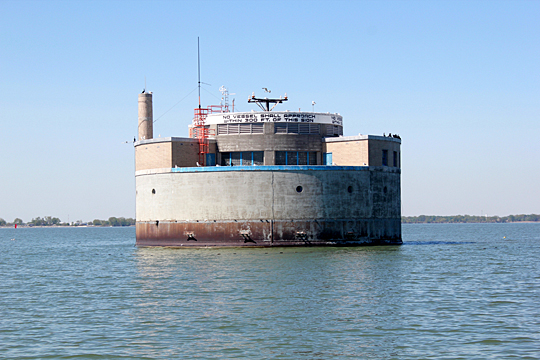
#> input picture assets/reference/toledo_water_intake_crib.jpg, 540 x 360 px
$ python build_spread_2_3_toledo_crib.py
#> lines starting #> are read from the running program, lines starting #| are printed output that depends on the picture
"""Build the Toledo water-intake crib 2.3 four-panel spread.

The geometry in panels B and C is intentionally approximate and inferred from
assets/reference/toledo_water_intake_crib.jpg.  Coordinates are used only as
locational evidence; the legacy GLOS point is never used to place geometry.
"""

from __future__ import annotations

import json
import math
import sys
from datetime import date
from pathlib import Path

import matplotlib

matplotlib.use("Agg")
import matplotlib.patches as patches
import matplotlib.pyplot as plt
import numpy as np
from PIL import Image, ImageDraw, ImageFont

try:
    import atlas_ph2_3_common as common
except ImportError:  # pragma: no cover - direct invocation supplies this path
    common = None


ROOT = Path(__file__).resolve().parents[3]
OUTPUT_DIR = ROOT / "outputs" / "atlas" / "prototypes" / "2_3_toledo_crib"
REFERENCE_PATH = ROOT / "assets" / "reference" / "toledo_water_intake_crib.jpg"
PHYSICAL_CRIB = {"latitude": 41.699444, "longitude": -83.259167}
LEGACY_GLOS = {"latitude": 41.674960, "longitude": -83.307900}

# The common module is the project-level home for shared atlas conventions.  A
# few releases expose optional constants; these fallbacks keep this builder
# usable with the current untracked common module without inventing dimensions.
def common_value(name: str, fallback):
    if common is None:
        return fallback
    return getattr(common, name, fallback)


WATER = common_value("WATER_COLOR", "#9bc9d6")
DARK_WATER = common_value("DARK_WATER_COLOR", "#4f899d")
INK = common_value("INK_COLOR", "#1e2933")
ACCENT = common_value("ACCENT_COLOR", "#d36c3f")
RETROFIT = common_value("RETROFIT_COLOR", "#7d4e9b")
PALE = common_value("PANEL_COLOR", "#f4f0e8")
LOCATOR_WINDOW = common_value("LOCATOR_WINDOW", (-83.36, 41.63, -83.21, 41.73))
MONITORING_POINTS = common_value("MONITORING_POINTS", [])


# [11 lines left out: function _font, not called in this run]


def _save_figure(fig: plt.Figure, path: Path) -> None:
    fig.savefig(path, dpi=150, facecolor=PALE)
    plt.close(fig)


def _panel_base(title: str, kicker: str, code: str):
    fig = plt.figure(figsize=(12, 8), facecolor=PALE)
    ax = fig.add_axes([0, 0, 1, 1])
    ax.set_xlim(0, 1)
    ax.set_ylim(0, 1)
    ax.axis("off")
    ax.text(0.055, 0.91, code, color=ACCENT, fontsize=12, fontweight="bold", family="DejaVu Sans")
    ax.text(0.055, 0.855, title, color=INK, fontsize=25, fontweight="bold", family="DejaVu Sans")
    ax.text(0.055, 0.815, kicker, color="#52616b", fontsize=10, family="DejaVu Sans")
    ax.plot([0.055, 0.945], [0.78, 0.78], color="#c4bbb0", lw=1)
    return fig, ax


def _water_plane(ax, y0=0.13, y1=0.70):
    ax.add_patch(patches.Rectangle((0.055, y0), 0.89, y1 - y0, facecolor=WATER, edgecolor="none", zorder=0))
    for i in range(9):
        y = y0 + 0.035 + i * (y1 - y0 - 0.07) / 8
        xs = np.linspace(0.08, 0.92, 220)
        ys = y + 0.006 * np.sin(xs * 55 + i * 0.9)
        ax.plot(xs, ys, color="#78afbd", lw=0.55, alpha=0.55, zorder=1)
    ax.text(0.075, y0 + 0.035, "WESTERN LAKE ERIE / WATER PLANE", fontsize=8, color="#477886", family="DejaVu Sans")


def _draw_crib(ax, retrofit: bool = False):
    """Draw the shared approximate base geometry, plus optional additions."""
    # Approximate axonometric body: ellipse-like circular crib, not a survey.
    cx, cy = 0.51, 0.40
    body_w, body_h = 0.34, 0.20
    ax.add_patch(patches.Ellipse((cx, cy), body_w, body_h, facecolor="#89959a", edgecolor=INK, lw=2.0, zorder=5))
    ax.add_patch(patches.Ellipse((cx, cy + 0.015), body_w * 0.87, body_h * 0.52, facecolor="#bac2c2", edgecolor="#596a70", lw=1.3, zorder=6))
    ax.add_patch(patches.Ellipse((cx, cy + 0.018), body_w * 0.67, body_h * 0.30, facecolor="#59666a", edgecolor="#2e3d42", lw=1, zorder=7))
    # Low superstructure and roof equipment massing.
    ax.add_patch(patches.Polygon([(0.415, 0.47), (0.605, 0.47), (0.575, 0.60), (0.445, 0.60)], facecolor="#d0d0c7", edgecolor=INK, lw=1.6, zorder=8))
    ax.add_patch(patches.Polygon([(0.445, 0.60), (0.575, 0.60), (0.605, 0.635), (0.415, 0.635)], facecolor="#e5e0d6", edgecolor=INK, lw=1.4, zorder=9))
    ax.add_patch(patches.Rectangle((0.475, 0.60), 0.09, 0.075, facecolor="#747d80", edgecolor=INK, lw=1.2, zorder=10))
    ax.add_patch(patches.Polygon([(0.475, 0.675), (0.565, 0.675), (0.545, 0.715), (0.49, 0.715)], facecolor="#9da4a2", edgecolor=INK, lw=1.1, zorder=11))
    # Access/railing zone.
    for x in np.linspace(0.36, 0.65, 8):
        ax.plot([x, x], [0.46, 0.535], color="#45565b", lw=1, zorder=12)
    ax.plot([0.35, 0.66], [0.535, 0.535], color="#45565b", lw=1.8, zorder=12)
    ax.plot([0.35, 0.66], [0.46, 0.46], color="#45565b", lw=1.1, zorder=12)
    # Sparse inferred support/access members.
    for x in (0.405, 0.615):
        ax.plot([x, x - 0.02], [0.42, 0.29], color="#59666a", lw=2, zorder=4)
    ax.text(0.73, 0.60, "low superstructure", fontsize=8.5, color=INK, family="DejaVu Sans")
    ax.plot([0.72, 0.60], [0.595, 0.60], color=ACCENT, lw=0.9)
    ax.text(0.73, 0.49, "access / railing zone", fontsize=8.5, color=INK, family="DejaVu Sans")
    ax.plot([0.72, 0.64], [0.485, 0.51], color=ACCENT, lw=0.9)
    ax.text(0.73, 0.38, "circular intake body", fontsize=8.5, color=INK, family="DejaVu Sans")
    ax.plot([0.72, 0.65], [0.375, 0.405], color=ACCENT, lw=0.9)

    if retrofit:
        # Restrained additive geometry only; base crib geometry above is byte-
        # for-byte represented by the same drawing code and coordinates.
        ax.plot([0.536, 0.536], [0.71, 0.82], color=RETROFIT, lw=2.2, zorder=15)
        ax.plot([0.51, 0.562], [0.78, 0.78], color=RETROFIT, lw=1.4, zorder=15)
        ax.add_patch(patches.Circle((0.536, 0.825), 0.012, facecolor=RETROFIT, edgecolor=INK, lw=0.8, zorder=16))
        ax.add_patch(patches.Rectangle((0.60, 0.67), 0.075, 0.035, facecolor="#b98bc1", edgecolor=RETROFIT, lw=1.2, zorder=16))
        ax.add_patch(patches.Rectangle((0.625, 0.705), 0.025, 0.018, facecolor=RETROFIT, edgecolor=INK, lw=0.7, zorder=17))
        ax.add_patch(patches.Rectangle((0.42, 0.235), 0.13, 0.05, facecolor="#b98bc1", edgecolor=RETROFIT, lw=1.2, zorder=6))
        ax.plot([0.455, 0.455], [0.285, 0.37], color=RETROFIT, lw=1.8, zorder=13)
        ax.plot([0.478, 0.478], [0.285, 0.37], color=RETROFIT, lw=1.8, zorder=13)
        ax.plot([0.455, 0.478], [0.37, 0.37], color=RETROFIT, lw=1.4, zorder=13)
        ax.add_patch(patches.Arc((0.67, 0.43), 0.13, 0.09, theta1=210, theta2=340, color=RETROFIT, lw=2, zorder=13))
        ax.add_patch(patches.Circle((0.73, 0.415), 0.012, facecolor=RETROFIT, edgecolor=INK, lw=0.7, zorder=14))
        labels = [
            ("sensor mast", 0.70, 0.82, 0.54, 0.80),
            ("communications / data", 0.70, 0.72, 0.64, 0.69),
            ("hardened service module", 0.70, 0.28, 0.55, 0.26),
            ("inspection-drone interface", 0.70, 0.22, 0.70, 0.40),
        ]
        for text, tx, ty, px, py in labels:
            ax.text(tx, ty, text, fontsize=8.2, color=RETROFIT, family="DejaVu Sans")
            ax.plot([tx - 0.01, px], [ty - 0.008, py], color=RETROFIT, lw=0.8, zorder=14)
        ax.text(0.075, 0.715, "ADDITIVE RETROFIT / CONCEPT", fontsize=8, color=RETROFIT, fontweight="bold")


def build_panel_a() -> Path:
    fig, ax = _panel_base("Existing asset / locational evidence", "PHOTO / MAP  ·  E", "2.3A")
    lon_min, lat_min, lon_max, lat_max = LOCATOR_WINDOW
    map_ax = fig.add_axes([0.055, 0.205, 0.48, 0.505])
    map_ax.set_facecolor("#d8e4e2")
    map_ax.set_xlim(lon_min, lon_max)
    map_ax.set_ylim(lat_min, lat_max)
    map_ax.set_xticks(np.linspace(lon_min, lon_max, 3))
    map_ax.set_yticks(np.linspace(lat_min, lat_max, 3))
    map_ax.set_xticklabels([f"{value:.2f}" for value in np.linspace(lon_min, lon_max, 3)], fontsize=7)
    map_ax.set_yticklabels([f"{value:.2f}" for value in np.linspace(lat_min, lat_max, 3)], fontsize=7)
    map_ax.set_xlabel("longitude", fontsize=7, labelpad=1)
    map_ax.set_ylabel("latitude", fontsize=7, labelpad=1)
    map_ax.grid(color="#a3b7b8", lw=0.55, alpha=0.65)
    for spine in map_ax.spines.values():
        spine.set_color("#b5c0bb")
        spine.set_linewidth(1)
    map_ax.set_title("schematic locator / physical-vs-context", loc="left", fontsize=8.5, color=INK, pad=6)
    # These existing schematic strokes provide basin orientation only; the
    # plotted points below carry the locational evidence.
    map_ax.plot([-83.45, -83.05], [41.55, 41.78], color="#a3b7b8", lw=1.2, zorder=2)
    map_ax.plot([-83.39, -83.10], [41.61, 41.73], color="#a3b7b8", lw=0.8, zorder=2)
    for point in MONITORING_POINTS:
        map_ax.scatter(point["lon"], point["lat"], s=24, color="#65737b", marker="o", edgecolor="#f4f1e8", linewidth=0.6, zorder=4)
    map_ax.scatter([PHYSICAL_CRIB["longitude"]], [PHYSICAL_CRIB["latitude"]], s=135, color=ACCENT, marker="*", edgecolor=INK, linewidth=0.8, zorder=6)
    map_ax.scatter([LEGACY_GLOS["longitude"]], [LEGACY_GLOS["latitude"]], s=62, color="#d8e4e2", marker="s", edgecolor="#65737b", linewidth=1.2, zorder=5)
    map_ax.text(-83.33, 41.716, "Toledo / western basin", fontsize=8.5, color="#52616b", ha="center")
    map_ax.annotate("physical crib", xy=(PHYSICAL_CRIB["longitude"], PHYSICAL_CRIB["latitude"]), xytext=(8, 8), textcoords="offset points", fontsize=8.2, color=INK, fontweight="bold")
    map_ax.annotate("legacy GLOS\ncontext only", xy=(LEGACY_GLOS["longitude"], LEGACY_GLOS["latitude"]), xytext=(-8, -22), textcoords="offset points", fontsize=7.5, color="#52616b", ha="right")
    if REFERENCE_PATH.exists():
        image = Image.open(REFERENCE_PATH).convert("RGB")
#> image is the input picture: PIL image 540x360 RGB; mean R, G, B 147.7, 171.9, 193.5
        image.thumbnail((900, 620))
        image_array = np.asarray(image)
        ax_photo = fig.add_axes([0.565, 0.13, 0.38, 0.58])
        ax_photo.imshow(image_array)
        ax_photo.axis("off")
        ax_photo.set_title("reference photograph", loc="left", fontsize=9, color=INK, pad=8)
    else:
        ax_photo = fig.add_axes([0.565, 0.13, 0.38, 0.58])
        ax_photo.set_facecolor("#cbd9d7")
        ax_photo.text(0.5, 0.5, "reference photograph\nnot found at build time", ha="center", va="center", color=INK, fontsize=11)
        ax_photo.axis("off")
    ax.text(0.075, 0.155, "Physical crib: 41.699444, -83.259167", fontsize=8.5, color=INK)
    ax.text(0.075, 0.11, "Legacy GLOS: 41.674960, -83.307900  ·  not used for geometry", fontsize=8, color="#52616b")
    path = OUTPUT_DIR / "2_3a_existing_asset.png"
    _save_figure(fig, path)
#> in _save_figure, `fig.savefig(path, dpi=150, facecolor=PALE)`:
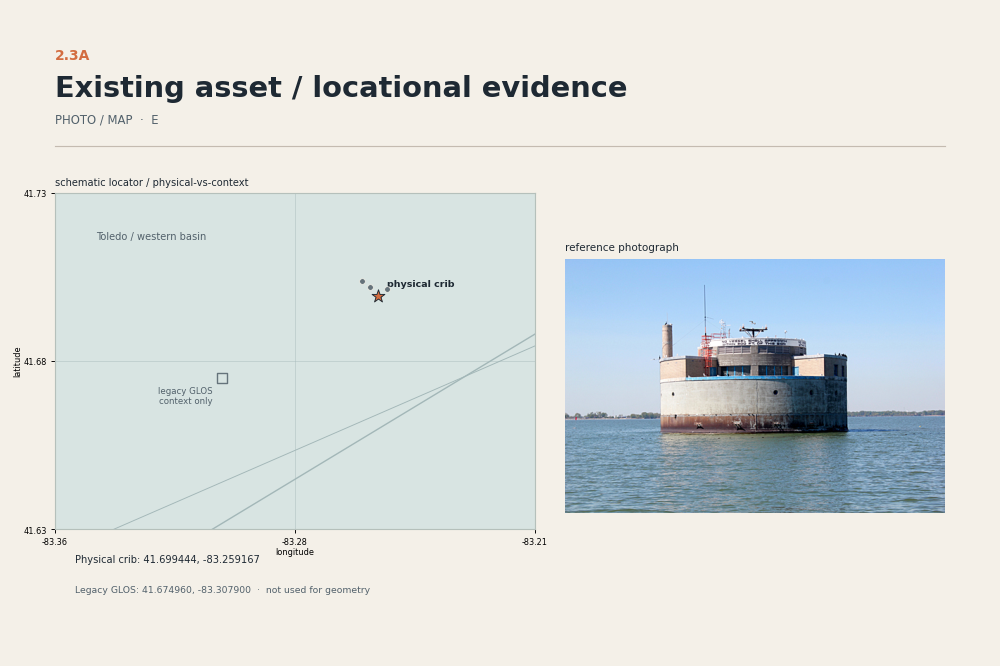
#> figure drawn by matplotlib, 3 panels
    return path


def build_panel_b() -> Path:
    fig, ax = _panel_base("Current structure", "APPROXIMATE AXONOMETRIC  ·  E/K  ·  3D", "2.3B")
    _water_plane(ax)
    _draw_crib(ax, retrofit=False)
    ax.text(0.075, 0.715, "INFERRED / APPROXIMATE", fontsize=8, color=ACCENT, fontweight="bold")
    ax.text(0.075, 0.09, "No measured dimensions. Geometry is approximate and inferred from the reference asset.", fontsize=8, color="#52616b")
    path = OUTPUT_DIR / "2_3b_current_structure.png"
    _save_figure(fig, path)
#> in _save_figure (call 2), `fig.savefig(path, dpi=150, facecolor=PALE)`:
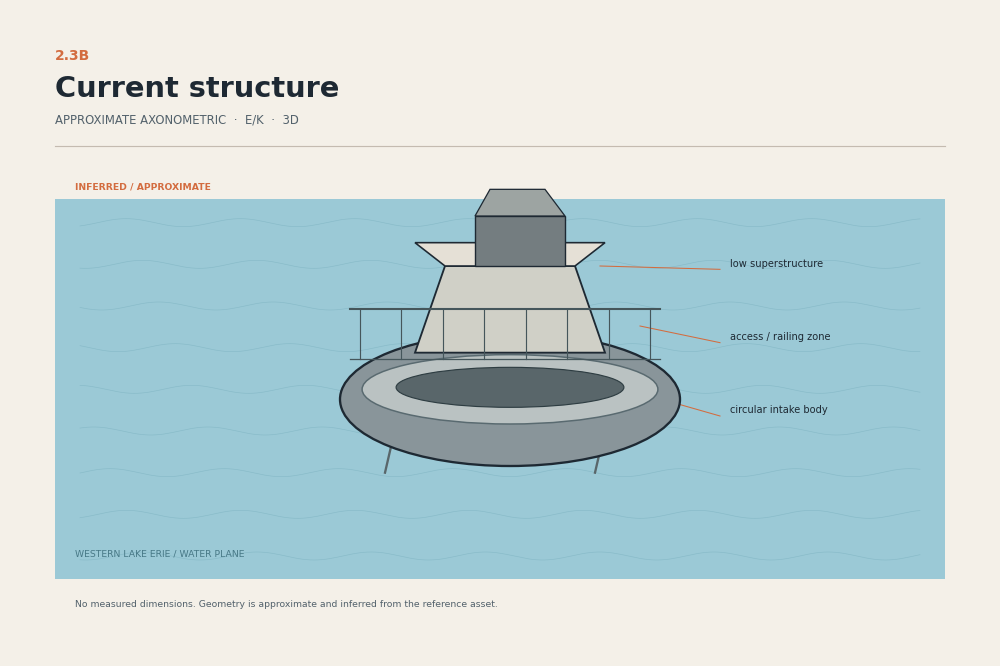
#> figure drawn by matplotlib, 1 panel
    return path


def build_panel_c() -> Path:
    fig, ax = _panel_base("2075 retrofit concept", "ADDITIVE INTERVENTION  ·  S/K  ·  3D / CONCEPT", "2.3C")
    _water_plane(ax)
    _draw_crib(ax, retrofit=True)
    ax.text(0.075, 0.09, "Same approximate base crib as panel B; purple elements are restrained additions, not measured design.", fontsize=8, color="#52616b")
    path = OUTPUT_DIR / "2_3c_2075_retrofit.png"
    _save_figure(fig, path)
#> in _save_figure (call 3), `fig.savefig(path, dpi=150, facecolor=PALE)`:
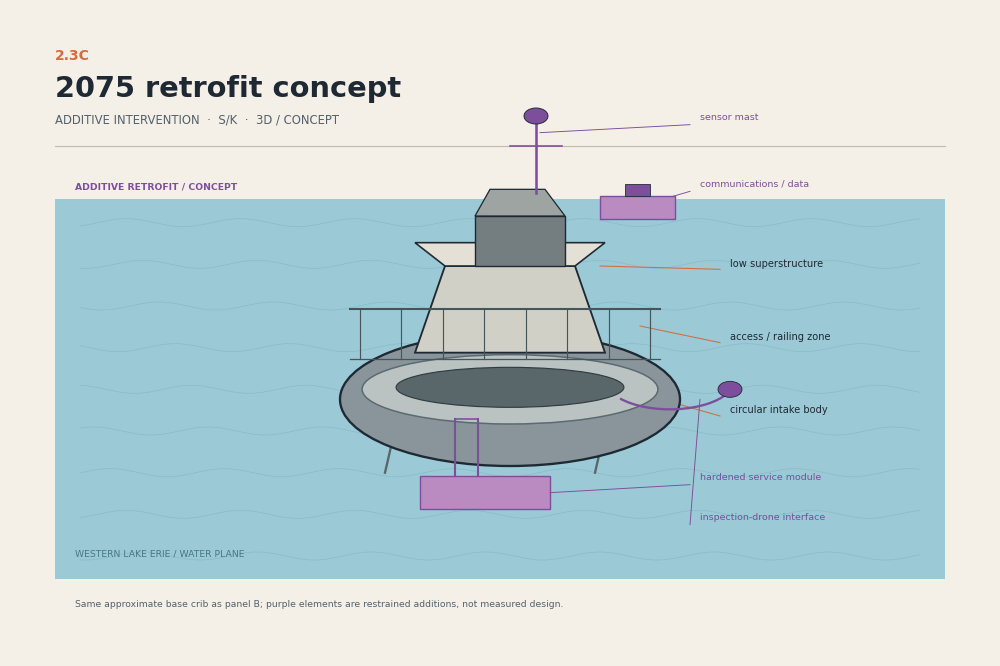
#> figure drawn by matplotlib, 1 panel
    return path


def build_panel_d() -> Path:
    fig, ax = _panel_base("Persistence logic", "FIGURE  ·  E → S/K", "2.3D")
    ax.add_patch(patches.Rectangle((0.09, 0.30), 0.22, 0.26, facecolor="#dce8e5", edgecolor=INK, lw=1.3))
    ax.add_patch(patches.Rectangle((0.39, 0.30), 0.22, 0.26, facecolor="#e8e0ec", edgecolor=INK, lw=1.3))
    ax.add_patch(patches.Rectangle((0.69, 0.30), 0.22, 0.26, facecolor="#eee9df", edgecolor=INK, lw=1.3))
    ax.text(0.20, 0.49, "PERSISTS", ha="center", fontsize=13, fontweight="bold", color="#387a80")
    ax.text(0.20, 0.41, "site / crib body\nwater setting", ha="center", va="center", fontsize=10, color=INK)
    ax.text(0.50, 0.49, "MODIFIED", ha="center", fontsize=13, fontweight="bold", color=RETROFIT)
    ax.text(0.50, 0.41, "access / monitoring\noperating posture", ha="center", va="center", fontsize=10, color=INK)
    ax.text(0.80, 0.49, "ADDED", ha="center", fontsize=13, fontweight="bold", color=ACCENT)
    ax.text(0.80, 0.41, "data / resilience\nservice layer", ha="center", va="center", fontsize=10, color=INK)
    ax.annotate("", xy=(0.38, 0.43), xytext=(0.32, 0.43), arrowprops={"arrowstyle": "->", "lw": 1.4, "color": ACCENT})
    ax.annotate("", xy=(0.68, 0.43), xytext=(0.62, 0.43), arrowprops={"arrowstyle": "->", "lw": 1.4, "color": ACCENT})
    ax.text(0.5, 0.20, "Existing evidence becomes a scenario-layer service ecology without changing the inferred base geometry.", ha="center", fontsize=10, color="#52616b")
    ax.text(0.5, 0.145, "PERSISTS  ·  MODIFIED  ·  ADDED", ha="center", fontsize=9, color=INK, fontweight="bold")
    path = OUTPUT_DIR / "2_3d_persistence.png"
    _save_figure(fig, path)
#> in _save_figure (call 4), `fig.savefig(path, dpi=150, facecolor=PALE)`:
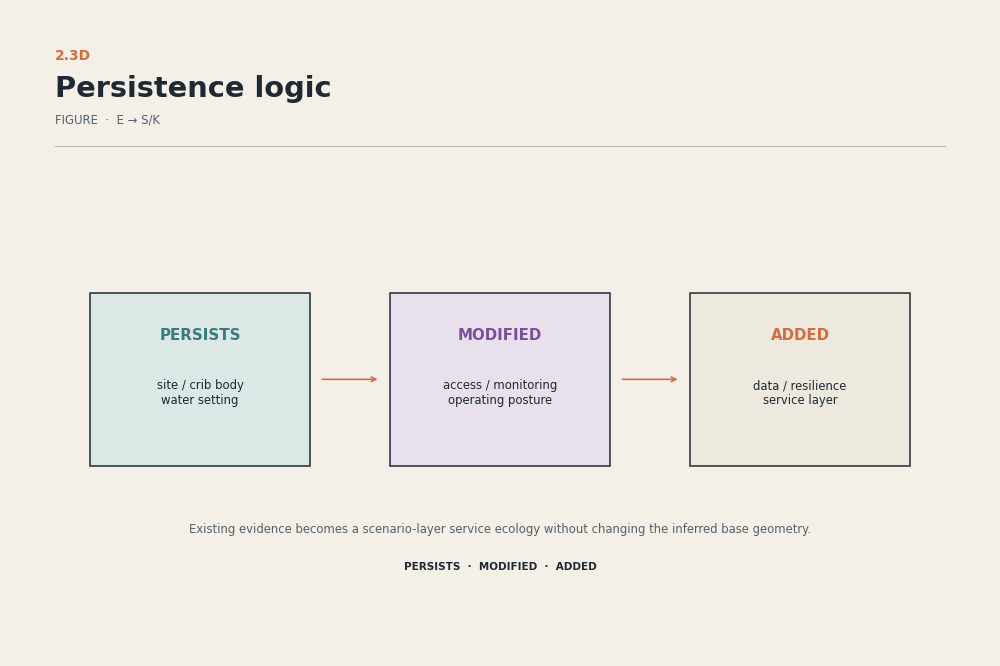
#> figure drawn by matplotlib, 1 panel
    return path


# [4 lines left out: function _add_contact_label, not called in this run]


def build_contact_sheet(panel_paths: list[Path]) -> Path:
    thumbs = []
    for path in panel_paths:
#> (the run stopped early here; a loop or call above may not have finished)
